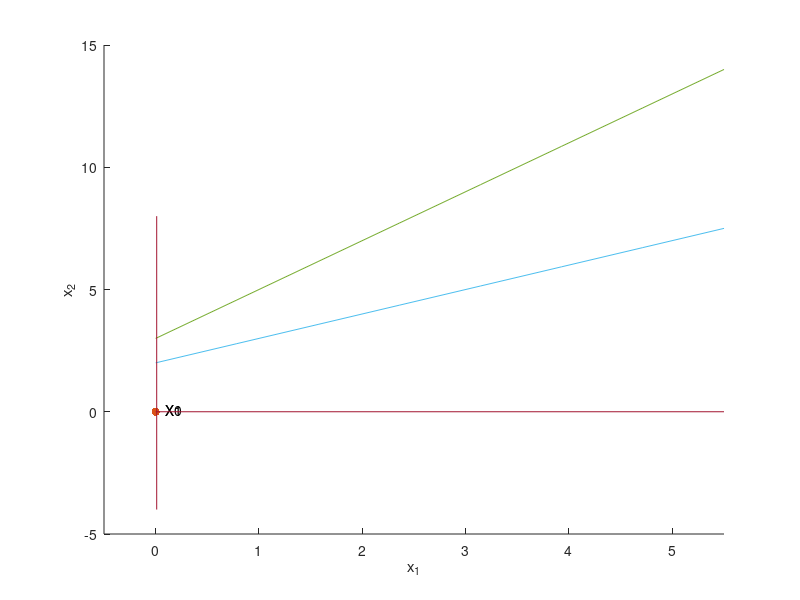

Write the MATLAB code that produced this figure.
A=[2  ,-1  ,-1 , -1,   0 ,  1;
   1 , -1  , 3   ,0 , -1  , 0]
b=[-3;-2];
custos=[6;4;-4;0;0];

function print_sol(sol, hf)
    points=[];
    o=rows(sol);
    for i=1:columns(sol)
        if any(sol(o/2+1:o, i)==1)
            j=find(sol(o/2+1:o, i)==1)
            if any(sol(o/2+1:o, i)==2)
                p=find(sol(o/2+1:o, i)==2)
                scatter(sol(j, i), sol(p, i), "filled");
                points=[points, [sol(j, i); sol(p, i)]]
                text(sol(j, i)+0.1, sol(p, i)+0.1, strcat("X", num2str(i-1)));
            else
                scatter(sol(j, i), 0, "filled");
                points=[points, [sol(j, i); 0]]
                text(sol(j, i)+0.1, 0.1, strcat("X", num2str(i-1)));
            endif
        elseif any(sol(o/2+1:o, i)==2)
            j=find(sol(o/2+1:o, i)==2)
            scatter(0, sol(j, i), "filled");
            points=[points, [0; sol(j, i)]]
            text(0.1, sol(j, i)+0.1, strcat("X", num2str(i-1)));
        else
            scatter(0, 0, "filled");
            points=[points, [0; 0]]
            text(0.1, 0.1, strcat("X", num2str(i-1)));
        endif
    endfor
    points;
    for i=1:columns(points)-1
        quiver(points(1, i), points(2, i), points(1, i+1)-points(1, i), points(2, i+1)-points(2, i));
    endfor
endfunction

function sol=Big_M(A, custos, b)
    iB=[];
    iN=[];
    where_y=linspace(1, rows(A), rows(A));
    M=100*max(abs(custos));
    i=0;
    for c=transpose(custos)
        i++;
        if (c==0)
            j=find(A(:, i)!=0);
            if (sign(A(j, i))*sign(b(j))>=0)
                where_y(find(where_y==j))=[];
                iB=[iB, i];
            else
                iN=[iN, i];
            endif
        else
            iN=[iN, i];
        endif
    endfor
    where_y
    j=columns(A);
    for c=where_y
        j++;
        aux=zeros(rows(A), 1);
        aux(c)=1;
        A=[A, aux];
        custos=[custos; M] ;
        iB=[iB, j];
    endfor
    A
    custos
    iB
    iN 
    
    sol=[];
    B=[];
    Cb=[];
    for i=iB
        B=[B, A(:, i)];
        Cb=[Cb; custos(i)];
    endfor
    while (1)
          Xb=B\b
          transpose(Cb)*Xb
          sol=[sol, [Xb; transpose(iB)]];
          
          lambda_T=transpose(transpose(B)\Cb)
          custos_redux=[];     
          for i=iN
              custos_redux=[custos_redux, custos(i)-lambda_T*A(:, i)];
          endfor
          custos_redux
          [minimo_redux, i]=min(custos_redux)
          if (minimo_redux>=0)
              break;
          endif
          
          y=B\A(:, iN(i))
          epsilons=[];
          j=0;
          for k=iB
              j++;
              if (y(j)>0)
                  epsilons=[epsilons, [Xb(j)/y(j); j]];
              endif
          endfor
          epsilons
          if (!isempty(epsilons))
              [min_epsilon, p]=min(epsilons(1,:))
              p=epsilons(2, p)
              j=iN(i)
              iN(i)=iB(p)
              iB(p)=j
              B(:, p)=A(:, i);
              Cb(p)=custos(i);
          else
              display("Sem solucao limitada.");
              break;
          endif
    end
    iB
    iN
    Xb
    if any(iB>columns(A))
        display("PL infactivel.");
    endif
    
endfunction

sol=Big_M(A, custos, b)

hf=figure;
xlabel("x_1");
ylabel("x_2");
hold on;
print_sol(sol, hf);
for i=1:rows(A)
    if (A(i,2)!=0)
        fplot(@(x) (b(i)-A(i,1)*x)/A(i,2),[0,5.5]);
    end
endfor
line([0.01, 0.01], [-4, 8]);
line([0, 5.5], [0, 0]);
legend("hide");
axis([-0.5, 5.5]);  
print (hf, "c.png");

hold off;